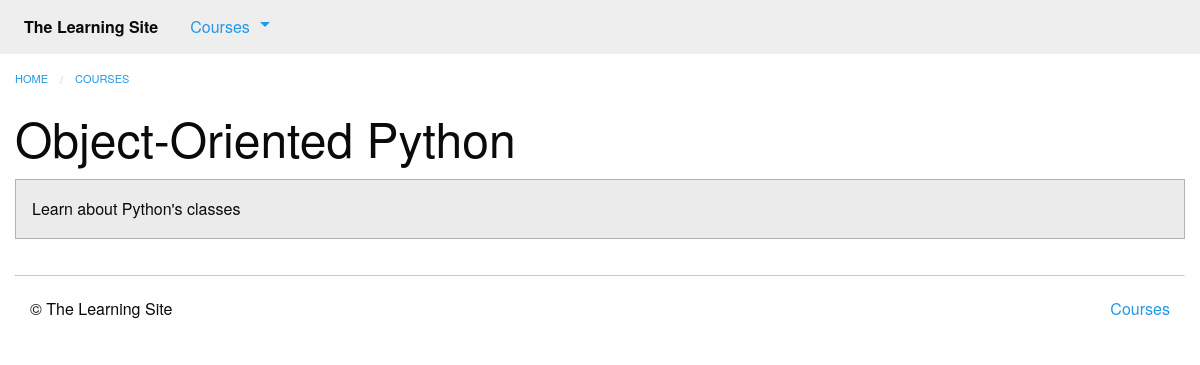
Page /courses/3/ on the committed database.
### courses/models.py (models this page shows, shortened)
class Course(models.Model):
    created_at = models.DateTimeField(auto_now_add=True)
    title = models.CharField(max_length=255)
    description = models.TextField()

### courses/views.py (the view)
# urls.py: url(r'(?P<pk>\d+)/$', views.course_detail, name='detail'),
def course_detail(request, pk):
    course = get_object_or_404(models.Course, pk=pk)
    steps = sorted(chain(course.text_set.all(), course.quiz_set.all()),
                   key=lambda step: step.order)
    return render(request, 'courses/course_detail.html', {
            'course': course,
            'steps': steps
        })

### courses/templatetags/course_extras.py (called while the page is built)
@register.inclusion_tag('courses/course_nav.html')
def nav_courses_list():
    courses = Course.objects.all()[:5]
    return {'courses': courses}

@register.filter('markdown_to_html')
def markdown_to_html(markdown_text):
    html_body = markdown2.markdown(markdown_text)
    return mark_safe(html_body)

### courses/templates/courses/course_detail.html (shortened to what this page needs)
{% extends "courses/layout.html" %}
{% load course_extras %}
{% block content %}
    <div class="row columns">
        {{ block.super }}
        <article>
            <h1 class="">{{ course.title }}</h1>
            <div class="callout secondary">
                {{ course.description|markdown_to_html }}
            </div>
        </article>
    </div>
{% endblock %}

### rows in the picture
Course: title "Object-Oriented Python", description "Learn about Python's classes"
